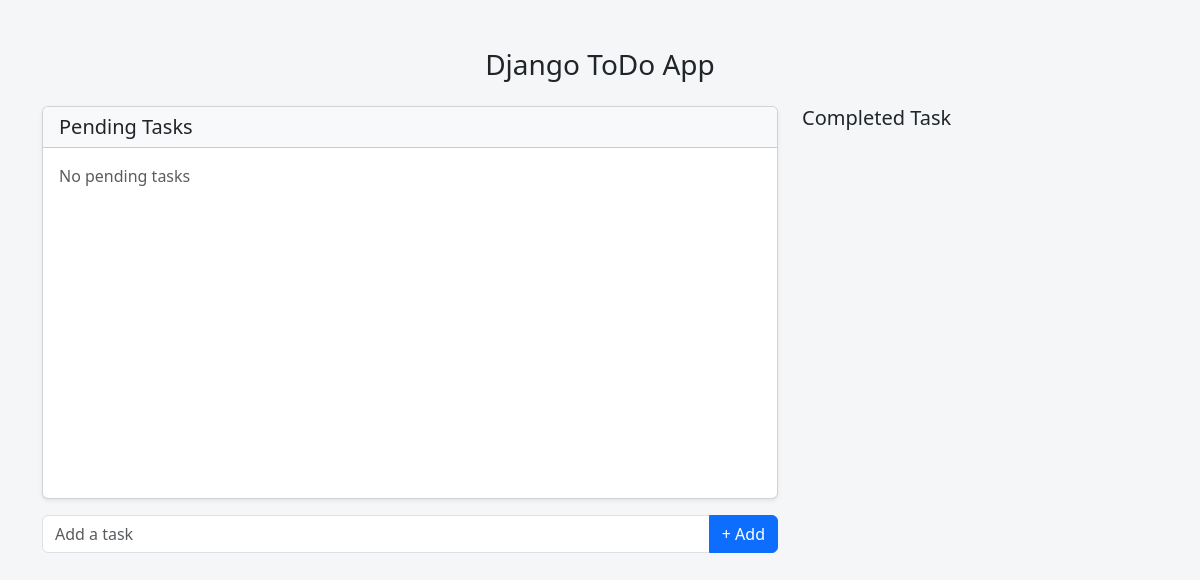
The app's page /, older data.
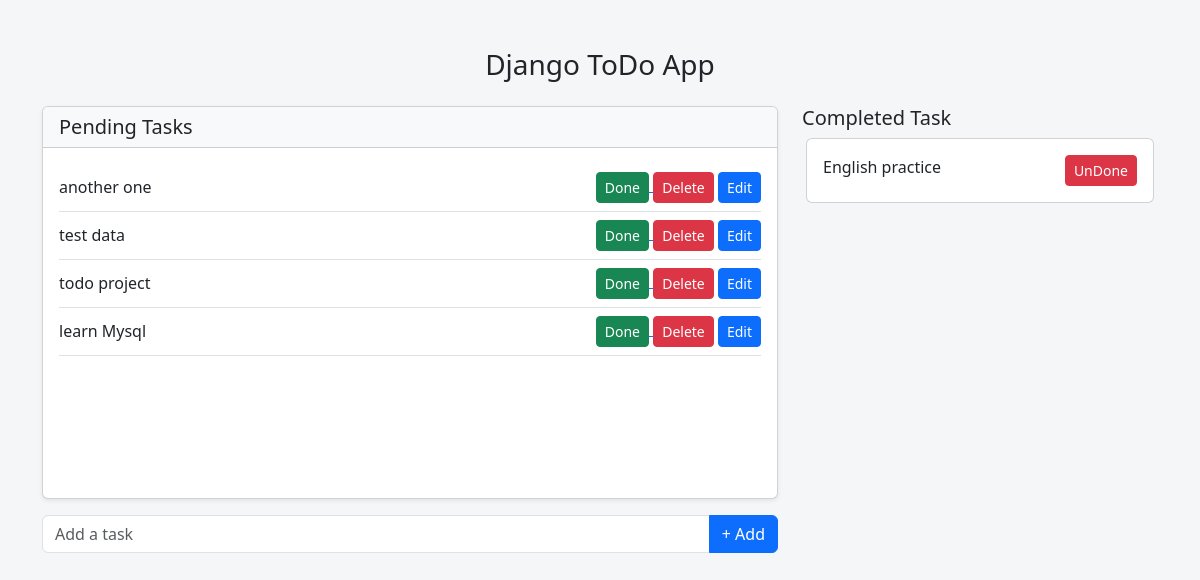
The same page, newer data.
### todoapp/models.py (models this page shows)
class Task(models.Model):
    task = models.CharField(max_length=250)
    is_completed = models.BooleanField(default=False)
    createdAt = models.DateTimeField(auto_now_add=True)
    updatedAt = models.DateTimeField(auto_now=True)

### ToDo_Pro/views.py (the view)
# urls.py: 2. Add a URL to urlpatterns:  path('', views.home, name='home')
def home(request):
    tasks = Task.objects.filter(is_completed = False).order_by('-updatedAt')
    completed = Task.objects.filter(is_completed = True)
    context = {'tasks':tasks,
               'completed': completed,
               }
    return render(request , 'home.html', context)

### templates/home.html (shortened to what this page needs)
<!DOCTYPE html>
<html>
<head>
    <link href="https://cdn.jsdelivr.net/npm/bootstrap@5.3.2/dist/css/bootstrap.min.css" rel="stylesheet">
</head>
<body style="background:#f4f6f8;">
<div class="container mt-5">
    <h3 class="text-center mb-4">Django ToDo App</h3>
    <div class="row">
        <div class="col-md-8">
            <div class="card shadow-sm">
                <div class="card-header bg-light">
                    <h5 class="mb-0">Pending Tasks</h5>
                </div>
                <div class="card-body" style="height:350px; overflow-y:auto;">
                   {% for i in tasks %}
                    <div class="d-flex justify-content-between align-items-center border-bottom py-2">
                        <span>{{i.task}}</span>
                        <div>
                        <a href=" {% url 'mark_as_done' i.pk %}">    <button class="btn btn-sm btn-success">Done</button> </a>
                           <a href="{% url 'delete_task' i.pk %}"> <button class="btn btn-sm btn-danger">Delete</button></a>
                        <a href="{% url 'edit_task' i.id %}"><button class="btn btn-sm btn-primary">Edit</button></a>
                        </div>
                    </div>
                    {% empty %}
                    <p class="text-muted">No pending tasks</p>
                    {% endfor %}
                </div>
            </div>
        </div>
        <div class="col-md-4 col-lg-4">
            <h5>Completed Task</h5>
            {% for i in completed %}
            <div class="card m-1">
                <div class=" d-flex justify-content-between  card-body">
                    {{ i.task}}
                   <a href="{% url 'undone' i.pk %}"><button class="btn btn-sm btn-danger">UnDone</button></a>
                </div>
            </div>
            {% endfor %}
        </div>
    </div>
    <div class="row mt-3">
        <div class="col-md-8">
            <form action="{% url 'addTask' %}" method="post" >
                <div class="input-group">
                    <input type="text" name="taskk" class="form-control" placeholder="Add a task">
                    <button type="submit" class="btn btn-primary">+ Add</button>
                </div>
            </form>
        </div>
    </div>
</div>
</body>
</html>

Row changes from the older to the newer data that the page shows:
added Task: task "another one", shown under "Pending Tasks"
added Task: task "test data", shown under "Pending Tasks"
added Task: task "todo project", shown under "Pending Tasks"
added Task: task "learn Mysql", shown under "Pending Tasks"
added Task: task "English practice", shown under "Completed Task"
Text that changed along with them:
text no longer shown: "No pending tasks"
